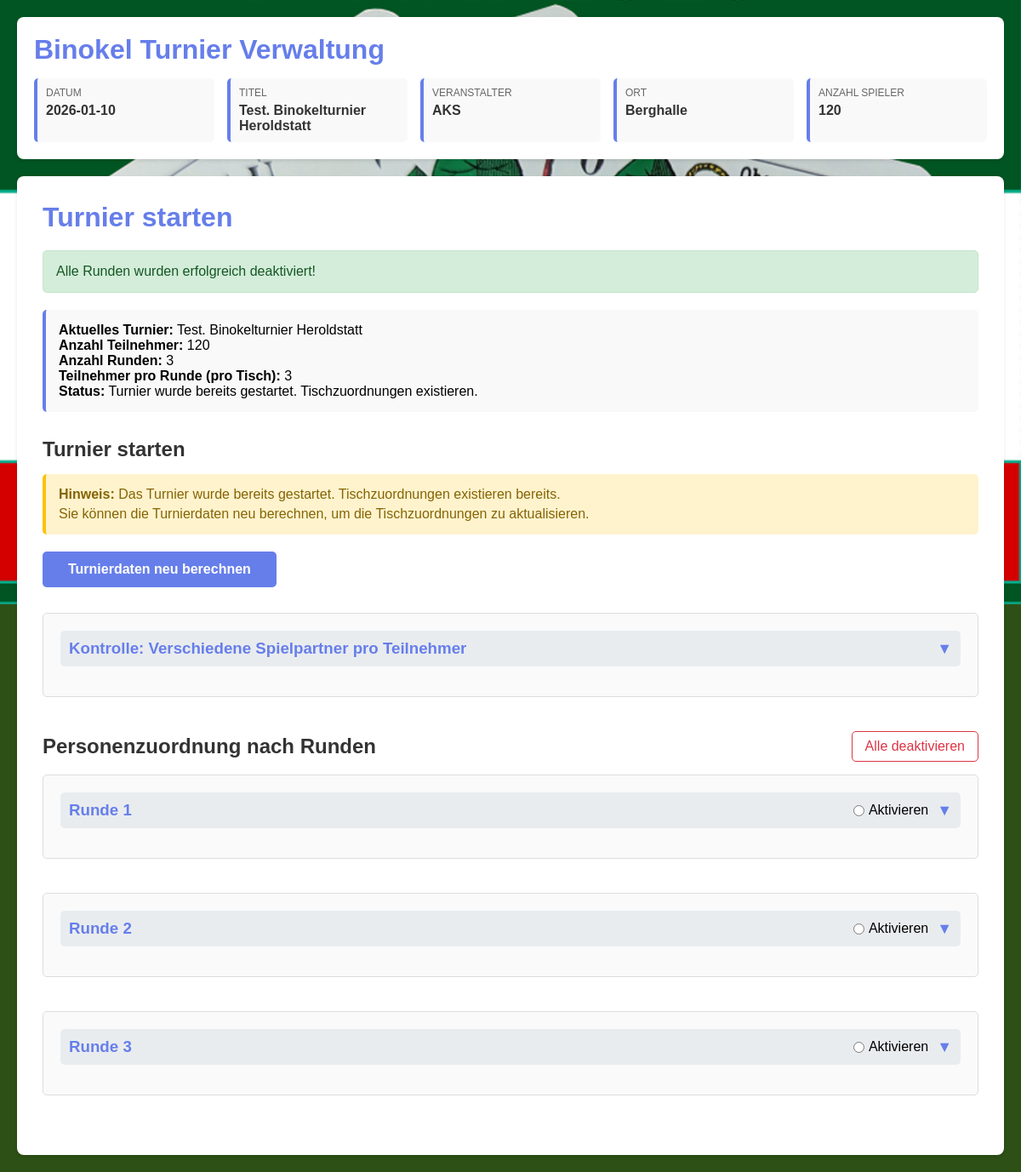
Page /turnier/turnier_starten.php?success=deaktiviert on the earlier database version.
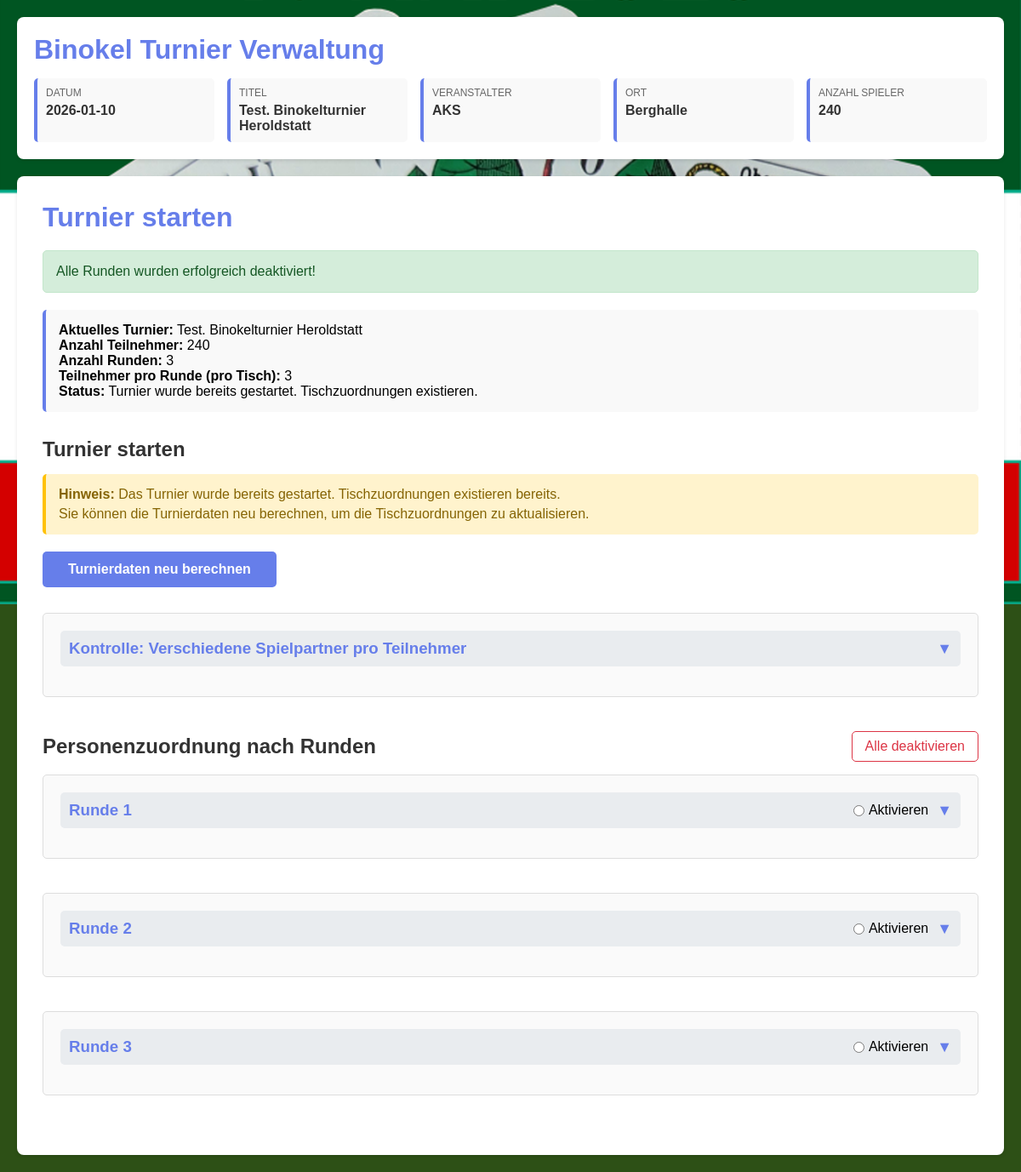
Same page on the later database version.
### tables this page shows
CREATE TABLE turnier (
        id INTEGER PRIMARY KEY AUTOINCREMENT,
        datum TEXT NOT NULL,
        titel TEXT NOT NULL,
        veranstalter TEXT NOT NULL,
        ort TEXT NOT NULL,
        erstellt_am TEXT DEFAULT CURRENT_TIMESTAMP,
        aktiv INTEGER DEFAULT 1
    , anzahl_spieler INTEGER DEFAULT 0, anzahl_runden INTEGER DEFAULT 3, spieler_pro_runde INTEGER DEFAULT 3, aktive_runde INTEGER DEFAULT NULL, aktive_ergebnis_runde INTEGER DEFAULT NULL, googlemaps_link TEXT DEFAULT NULL, startzeit TEXT DEFAULT NULL, einlasszeit TEXT DEFAULT NULL);

### turnier/config.php (called while the page is built, shortened)
<?php
function getAktuellesTurnier() {
    $db = getDB();
    $stmt = $db->query("SELECT * FROM turnier WHERE aktiv = 1 ORDER BY id DESC LIMIT 1");
    return $stmt->fetch(PDO::FETCH_ASSOC);
}

### turnier/turnier_starten.php (the view, shortened to what the changed rows need)
<?php
require_once 'config.php';
$aktuellesTurnier = getAktuellesTurnier();
$parameterOk = true;
$hatZuordnungen = false;
if ($aktuellesTurnier) {
    $db = getDB();
    $stmt = $db->prepare("SELECT COUNT(*) as count FROM turnier_zuordnungen WHERE turnier_id = ?");
    $stmt->execute([$aktuellesTurnier['id']]);
    $result = $stmt->fetch(PDO::FETCH_ASSOC);
    $hatZuordnungen = ($result['count'] > 0);
}
?>
<!DOCTYPE html>
<html lang="de">
<head>
</head>
<body>
    <?php include 'header.php'; ?>
    <div class="container">
        <h1>Turnier starten</h1>
        <?php if (!$aktuellesTurnier): ?>
            <div class="message error">
                Kein aktives Turnier gefunden. Bitte erst ein Turnier erfassen und aktivieren.
            </div>
        <?php else: ?>
            <div class="info-box">
                <p><strong>Aktuelles Turnier:</strong> <?php echo htmlspecialchars($aktuellesTurnier['titel']); ?></p>
                <p><strong>Anzahl Teilnehmer:</strong> <?php echo htmlspecialchars($aktuellesTurnier['anzahl_spieler']); ?></p>
                <p><strong>Anzahl Runden:</strong> <?php echo htmlspecialchars($aktuellesTurnier['anzahl_runden'] ?? '3'); ?></p>
                <p><strong>Teilnehmer pro Runde (pro Tisch):</strong> <?php echo htmlspecialchars($aktuellesTurnier['spieler_pro_runde'] ?? '3'); ?></p>
                <?php if ($hatZuordnungen): ?>
                    <p><strong>Status:</strong> Turnier wurde bereits gestartet. Tischzuordnungen existieren.</p>
                <?php endif; ?>
            </div>
            <h2>Turnier starten</h2>
            <?php if (!$hatZuordnungen): ?>
                <?php if (!$parameterOk): ?>
                    <div class="message error">
                        <strong>Das Turnier kann nicht gestartet werden, da die Parameter nicht korrekt sind.</strong>
                        <p style="margin-top: 10px;">Bitte korrigieren Sie die Parameter im Modul "Turnier erfassen" und versuchen Sie es erneut.</p>
                    </div>
                    <button type="button" class="btn" disabled>Turnier starten und Tischzuordnungen berechnen</button>
                <?php else: ?>
                    <div class="info-box" style="background: #d4edda; border-left-color: #28a745;">
                        <p style="color: #155724;"><strong>✓ Alle Parameter sind korrekt.</strong></p>
                        <p style="color: #155724; margin-top: 5px;">Das Turnier kann gestartet werden.</p>
                    </div>
                    <form method="POST">
                        <input type="hidden" name="start_turnier" value="1">
                        <button type="submit" class="btn">Turnier starten und Tischzuordnungen berechnen</button>
                    </form>
                <?php endif; ?>
            <?php else: ?>
                <div class="info-box" style="background: #fff3cd; border-left-color: #ffc107;">
                    <p style="color: #856404;"><strong>Hinweis:</strong> Das Turnier wurde bereits gestartet. Tischzuordnungen existieren bereits.</p>
                    <p style="color: #856404; margin-top: 5px;">Sie können die Turnierdaten neu berechnen, um die Tischzuordnungen zu aktualisieren.</p>
                </div>
            <?php endif; ?>
            <div style="margin-top: 20px;">
                <form method="POST">
                    <button type="submit" class="btn" <?php echo !$parameterOk ? 'disabled' : ''; ?>>Turnierdaten neu berechnen</button>
                </form>
            </div>
            <?php if ($hatZuordnungen): ?>
                <div class="runde-container" style="margin-top: 30px;">
                    <div class="runde-header" onclick="toggleKontrolle()">
                        <h3>Kontrolle: Verschiedene Spielpartner pro Teilnehmer</h3>
                        <span class="runde-toggle" id="toggle-kontrolle">▼</span>
                    </div>
                </div>
                <div style="display: flex; justify-content: space-between; align-items: center; margin-bottom: 15px;">
                    <h2 style="margin: 0;">Personenzuordnung nach Runden</h2>
                    <a href="runde_deaktivieren.php" style="color: #dc3545; text-decoration: none; padding: 8px 15px; border: 1px solid #dc3545; border-radius: 5px; transition: all 0.3s;"
                       onmouseover="this.style.background='#dc3545'; this.style.color='white';"
                       onmouseout="this.style.background='white'; this.style.color='#dc3545';">
                        Alle deaktivieren
                    </a>
                </div>
                <?php
                $anzahlRunden = intval($aktuellesTurnier['anzahl_runden'] ?? 3);
                for ($runde = 1; $runde <= $anzahlRunden; $runde++):
                ?>
                    <div id="runde-<?php echo $runde; ?>" class="runde-container">
                        <div class="runde-header" onclick="toggleRunde(<?php echo $runde; ?>)">
                            <h3>Runde <?php echo $runde; ?></h3>
                            <div style="display: flex; align-items: center; gap: 10px;">
                                <label style="display: flex; align-items: center; gap: 5px; cursor: pointer; margin: 0;" onclick="event.stopPropagation();">
                                    <input type="radio" name="aktive_runde" value="<?php echo $runde; ?>"
                                           <?php echo (isset($aktuellesTurnier['aktive_runde']) && $aktuellesTurnier['aktive_runde'] == $runde) ? 'checked' : ''; ?>
                                           onchange="aktiviereRunde(<?php echo $runde; ?>)">
                                    <span>Aktivieren</span>
                                </label>
                                <span class="runde-toggle" id="toggle-<?php echo $runde; ?>">▼</span>
                            </div>
                        </div>
                    </div>
                <?php endfor; ?>
            <?php endif; ?>
        <?php endif; ?>
    </div>
</body>
</html>

### turnier/header.php (shortened to what the changed rows need)
<?php
require_once 'config.php';
$aktuellesTurnier = getAktuellesTurnier();
?>
<div class="header">
    <h1>Binokel Turnier Verwaltung</h1>
    <?php if ($aktuellesTurnier): ?>
        <div class="turnier-info">
            <div class="info-item">
                <div class="info-label">Datum</div>
                <div class="info-value"><?php echo htmlspecialchars($aktuellesTurnier['datum']); ?></div>
            </div>
            <div class="info-item">
                <div class="info-label">Titel</div>
                <div class="info-value"><?php echo htmlspecialchars($aktuellesTurnier['titel']); ?></div>
            </div>
            <div class="info-item">
                <div class="info-label">Veranstalter</div>
                <div class="info-value"><?php echo htmlspecialchars($aktuellesTurnier['veranstalter']); ?></div>
            </div>
            <div class="info-item">
                <div class="info-label">Ort</div>
                <div class="info-value"><?php echo htmlspecialchars($aktuellesTurnier['ort']); ?></div>
            </div>
            <div class="info-item">
                <div class="info-label">Anzahl Spieler</div>
                <div class="info-value"><?php echo htmlspecialchars($aktuellesTurnier['anzahl_spieler'] ?? '0'); ?></div>
            </div>
        </div>
    <?php else: ?>
        <p class="no-turnier">Noch kein Turnier erfasst</p>
    <?php endif; ?>
</div>

Differences in the rows shown:
changed turnier "Test. Binokelturnier Heroldstatt": anzahl_spieler "120" → "240"
